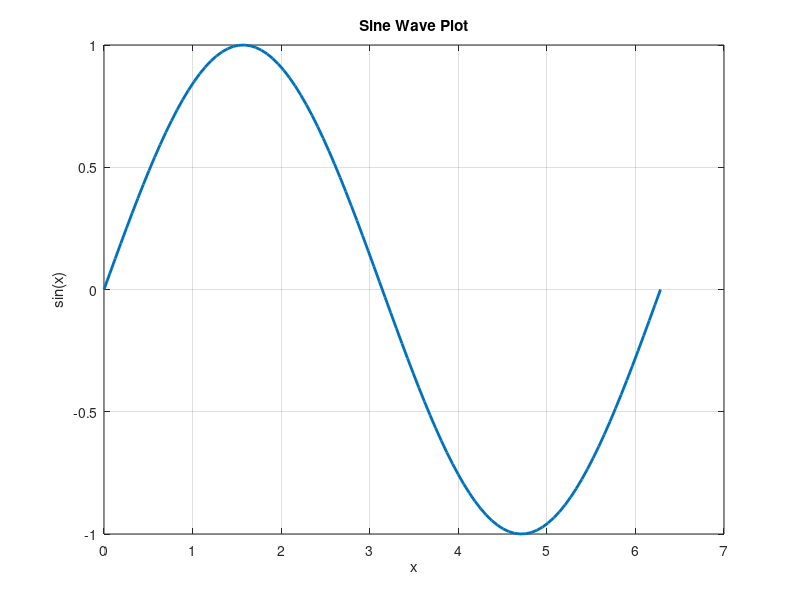

Source code (MATLAB):
% Generate a sine wave plot
x = linspace(0, 2*pi, 100);
y = sin(x);

% Create the plot
figure;
plot(x, y, 'LineWidth', 2);
grid on;
xlabel('x');
ylabel('sin(x)');
title('Sine Wave Plot');

% Save the figure as an image (optional)
saveas(gcf, 'sine_wave_plot.png');

fprintf('Plot created and saved to sine_wave_plot.png\n');
